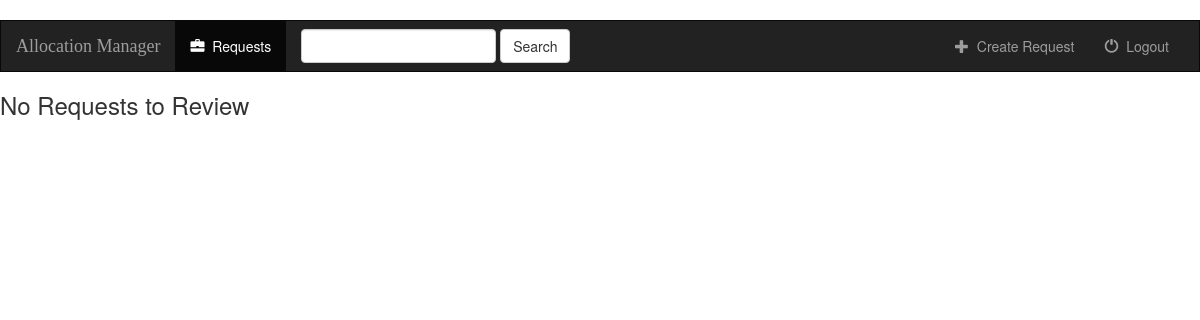
The page /dashboard/reviewer/ on the database as committed earlier.
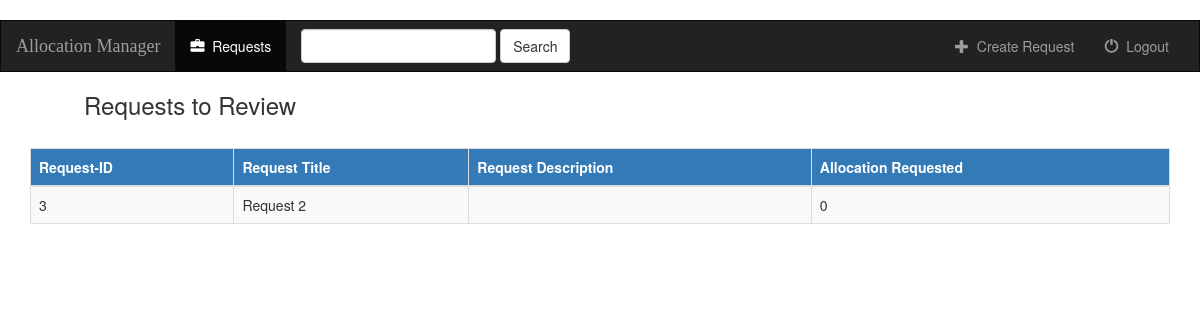
The same page on the database as committed later.
### dashboard/models.py (models this page shows, shortened)
class Request(models.Model):
    request_title = models.CharField(max_length=250)
    request_description = models.CharField(max_length=500)
    request_status = models.CharField(max_length=20)
    allocation_type = models.CharField(blank=True,max_length=100)
    applications_to_be_used = models.CharField(blank=True,max_length=100)
    disk_usage_range_per_job = models.BigIntegerField(blank=True,null=True)
    document = models.FileField(blank=True)
    field_of_science = models.CharField(blank=True,max_length=50)
    keywords = models.CharField(blank=True,max_length=100)
    max_memory_per_cpu = models.BigIntegerField(blank=True,null=True)
    num_cpus_per_job = models.BigIntegerField(blank=True,null=True)
    request_reviewed_and_funded_by = models.CharField(blank=True,max_length=100)
    request_date = models.DateTimeField(blank=True, null=True)
    service_units = models.BigIntegerField()
    specific_resource_selection = models.CharField(blank=True,max_length=100)
    typical_su_per_job = models.BigIntegerField(blank=True,null=True)

### dashboard/views.py (the view)
class ReviewerView(generic.ListView):
    template_name = 'dashboard/reviewer.html'
    context_object_name = 'all_requests'
    def get_queryset(self):
        return Request.objects.all()

### dashboard/templates/dashboard/reviewer.html (shortened to what this page needs)
{% extends 'dashboard/base.html' %}
{% block body %}
    {% if all_requests %}
        <h3 style="margin-left: 7%">Requests to Review</h3>
        <div class="container">
          <table class="table table-hover table-bordered table-striped table-responsive">
            <thead class="thead-inverse">
              <tr style="background-color: #337ab7;color:white">
                <th>Request-ID</th>
                <th>Request Title</th>
                <th>Request Description</th>
                <th>Allocation Requested</th>
              </tr>
            </thead>
            <tbody>
                {% for request in all_requests %}
                  <tr>
                    <td>{{ request.id }}</td>
                    <td>{{ request.request_title }}</td>
                    <td>{{ request.request_description }}</td>
                    <td>{{ request.service_units}}</td>
                  </tr>
                {% endfor %}
            </tbody>
          </table>
        </div>
    {%  else %}
        <h3>No Requests to Review</h3>
    {% endif %}
{%  endblock %}

Rows that differ between the two databases and show on the page:
added Request: id "3", request_title "Request 2", service_units "0"
Other text that changed with them:
text no longer shown: "No Requests to Review"
text now shown: "Requests to Review Request-ID Request Title Request Description Allocation Requested"
